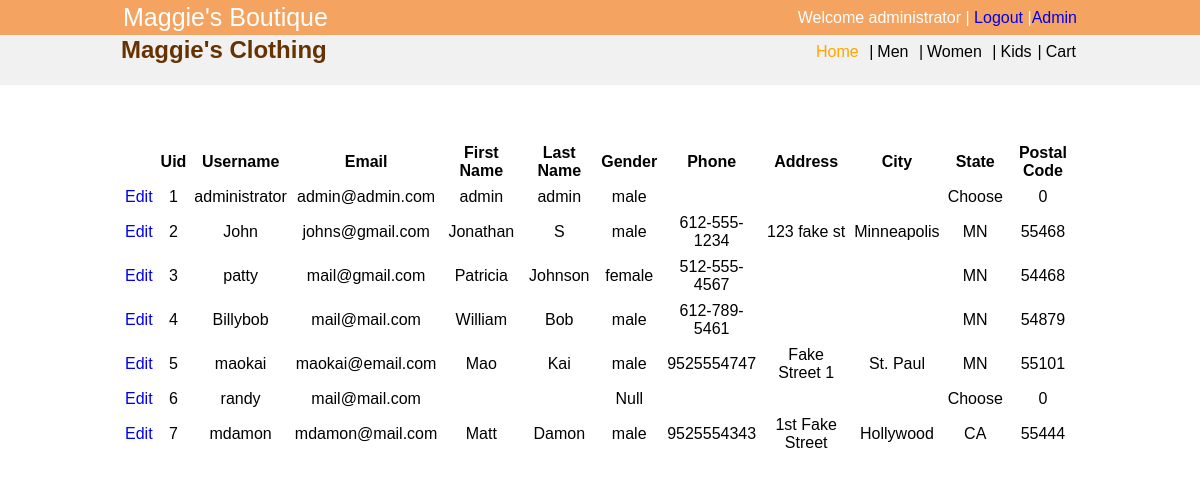
Screenshot of /allusers.php (signed in) with the database file from the repository.
### tables this page shows
CREATE TABLE IF NOT EXISTS `users` (
  `uid` int(255) NOT NULL,
  `admin` int(11) NOT NULL,
  `username` varchar(255) NOT NULL,
  `email` varchar(255) NOT NULL,
  `password` varchar(255) NOT NULL,
  `fname` varchar(255) NOT NULL,
  `lname` varchar(255) NOT NULL,
  `gender` varchar(255) NOT NULL,
  `phone` varchar(255) NOT NULL,
  `address` varchar(255) NOT NULL,
  `city` varchar(255) NOT NULL,
  `state` varchar(255) NOT NULL,
  `postalcode` int(255) NOT NULL
);

### allusers.php (the view, shortened to what this page needs)
<html>
<head>
    <link href="css/style.css" rel="stylesheet" type="text/css">
</head>
<body>
<div class="wrapper">
    <div class="top-bar" >
        <table id="top-bar-table">
            <tr>
                <td id="clockbox" align="left" colspan="2">Maggie's Boutique</td>
                <td valign="middle"  align="right">
                    <?php
                    require 'adminCheck.php';
                    ?>
                </td>
            </tr>
        </table>
    </div>
    <div id="header">
        <table  id="header-table" cellpadding="0" cellspacing="1" width="100%"><tr>
                <td align="left"><h2><strong>Maggie's Clothing</strong></h2></td>
                <td align="right"><ul class="nav">
                        <li class="active menu-item" id="item-1"><a class=" active" href="index.php" title="Home">Home</a></li>
                        <li class="menu-item" id="item-2"><a href="men.php" title="Men">Men</a></li>
                        <li class="menu-item" id="item-4"><a class="" href="women.php" title="Women">Women</a></li>
                        <li class="menu-item" id="item-5"><a href="Kids.php" title="Kids">Kids</a></li><li class="menu-item" id="item-6"><a href="cart.php" title="Cart">Cart</a></li>
                </td>
            </tr>
        </table>
    </div>
    <table class="main-table" cellpadding="0" cellspacing="0" border="0">
        <tr><td>&nbsp;</td></tr>
        <tr><td>&nbsp;</td></tr>
        <tr><td>&nbsp;</td></tr>
        <tr>
            <td>
                <table class="content-table" border="0" cellpadding="3" align="center">
                    <thead><th> </th><th >Uid</th><th>Username</th><th>Email</th><th>First Name</th><th>Last Name</th><th>Gender</th><th>Phone</th><th>Address</th><th>City</th><th>State</th><th>Postal Code</th></thead>
                    <?php
                    $db_connect = mysqli_connect("localhost", "root", "root", "moe");
                    $sql="SELECT uid,username,email,fname,lname,gender,phone,address,city,state,postalcode
                          FROM `users`
                          ";
                    $result=mysqli_query($db_connect,$sql);
                    while($row = mysqli_fetch_array($result)){
                        print '<tr align="center">';
                        print '<td><a href="getuser.php?uid='.$row[0].'">Edit</a></td>';
                        print '<td>'.$row[0].'</td>';
                        print '<td>'.$row[1].'</td>';
                        print '<td>'.$row[2].'</td>';
                        print '<td>'.$row[3].'</td>';
                        print '<td>'.$row[4].'</td>';
                        print '<td>'.$row[5].'</td>';
                        print '<td>'.$row[6].'</td>';
                        print '<td>'.$row[7].'</td>';
                        print '<td>'.$row[8].'</td>';
                        print '<td>'.$row[9].'</td>';
                        print '<td>'.$row[10].'</td>';
                        print '</tr>';
                    }
                    ?>
                </table>
            </td>
        </tr>
    </table>
</body>
</html>

### adminCheck.php (shortened to what this page needs)
<?php
if(isset($_SESSION["admin"]) && isset($_SESSION["admin"]) == 1){
    print 'Welcome '.$_SESSION["name"].' |  '.'<a href="logout.php" title="logout">Logout</a>';
    if(isset($_SESSION["admin"]) == 1) print ' |'.'<a href="admin.php" title="admin">Admin</a>';
}
else
{
    print '<a href="login.php" title="login">Log in</a>'.' |  '.'<a href="register.php" title="register">Register</a>';
}
?>

### css/style.css (style rules this page uses)
html { height: 100%; min-height: 100%; }
body { background-color:#fff; margin: 0; font-family: "Trebuchet MS", Verdana, sans-serif; position: relative; padding-bottom: 100px; min-height: 100%; }
div.wrapper { width:100%; }
#header { background:#f1f1f1; }
#clockbox { font-size:25px; }
h1,h2 { color:#663300; }
table.main-table { width:100%; }
table.content-table,#top-bar-table,#header-table { width: 960px; margin-left: auto; margin-right: auto; }
#top-bar-table { color:white; }
.top-bar { background:sandybrown; }
ul.nav > .menu-item { display:inline-block; margin:3px; }
ul.nav > .menu-item::before { content:"|"; margin-right:4px; }
ul.nav > .menu-item:first-child::before { content:""; }
ul.nav > .menu-item > a { color:#000; text-decoration:none; transition:linear color .5s; }
ul.nav > .menu-item > a.active { color:orange; }
a { text-decoration:none; }

### rows the page displays
users: uid "1", username "administrator", email "admin@admin.com", fname "admin", lname "admin", gender "male", state "Choose", postalcode "0"
users: uid "2", username "John", email "johns@gmail.com", fname "Jonathan", lname "S", gender "male", phone "612-555-1234", address "123 fake st", city "Minneapolis", state "MN", postalcode "55468"
users: uid "3", username "patty", email "mail@gmail.com", fname "Patricia", lname "Johnson", gender "female", phone "512-555-4567", state "MN", postalcode "54468"
users: uid "4", username "Billybob", email "mail@mail.com", fname "William", lname "Bob", gender "male", phone "612-789-5461", state "MN", postalcode "54879"
users: uid "5", username "maokai", email "maokai@email.com", fname "Mao", lname "Kai", gender "male", phone "9525554747", address "Fake Street 1", city "St. Paul", state "MN", postalcode "55101"
users: uid "6", username "randy", email "mail@mail.com", gender "Null", state "Choose", postalcode "0"
users: uid "7", username "mdamon", email "mdamon@mail.com", fname "Matt", lname "Damon", gender "male", phone "9525554343", address "1st Fake Street", city "Hollywood", state "CA", postalcode "55444"

### other values shown
$_SESSION["name"] "administrator"
